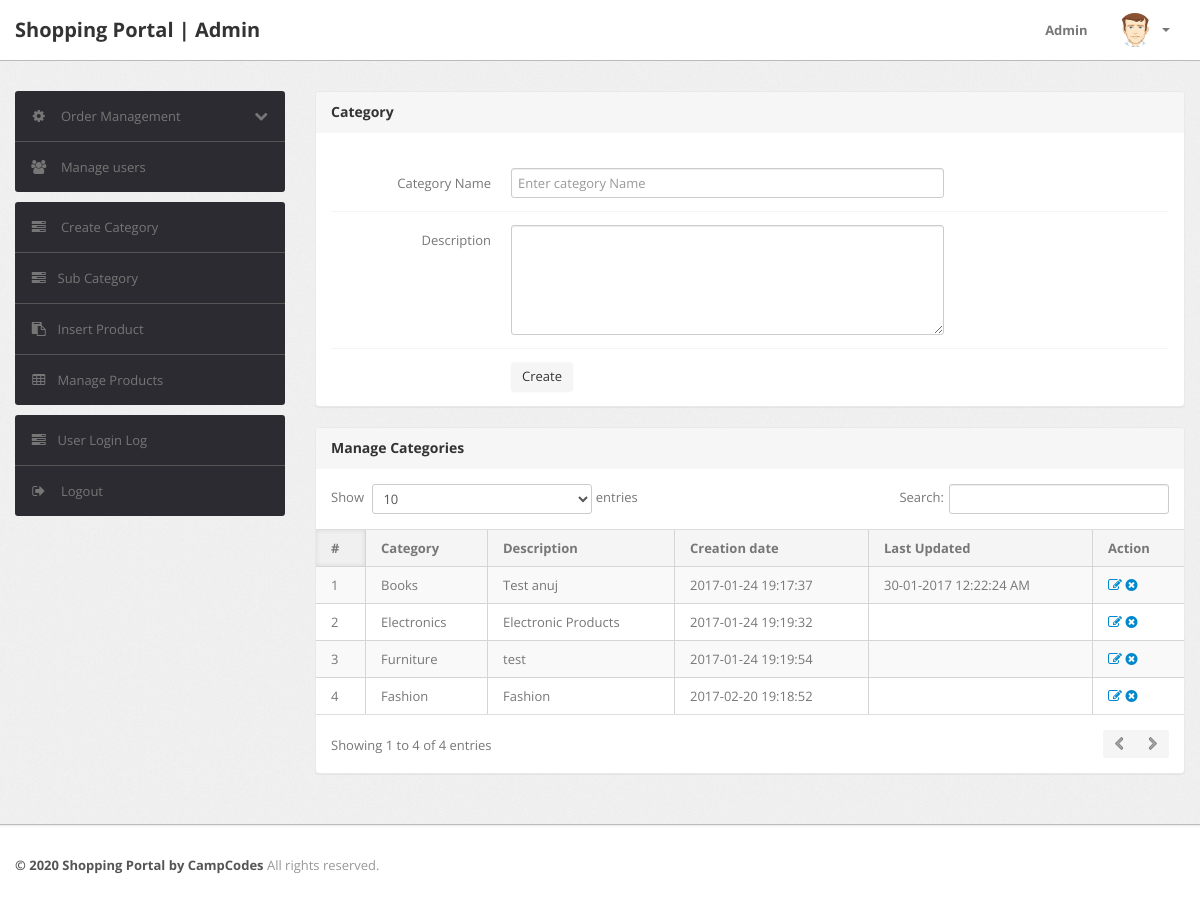
/admin/category.php (signed in), run on an earlier commit of the app's database.
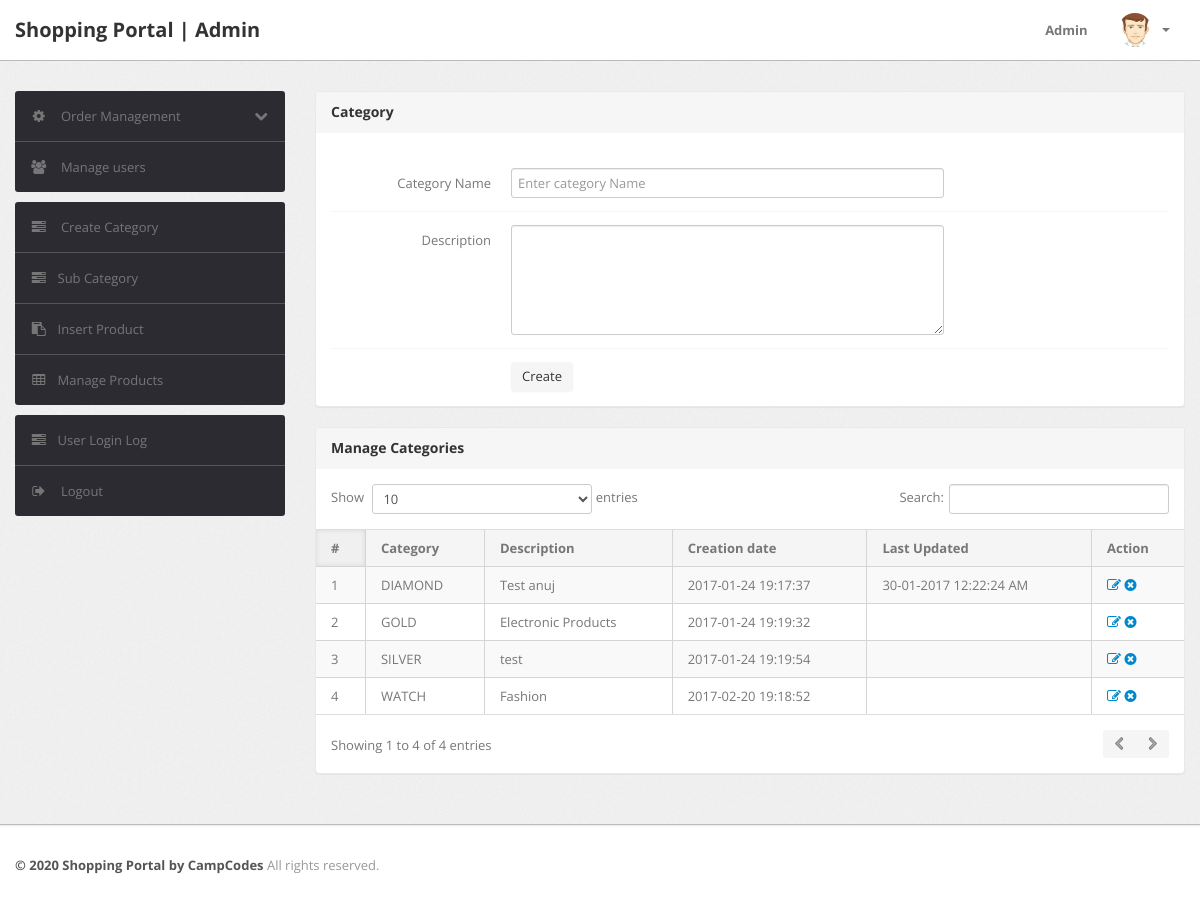
And on a later commit of the database.
### tables this page shows
CREATE TABLE `category` (
  `id` int(11) NOT NULL,
  `categoryName` varchar(255) DEFAULT NULL,
  `categoryDescription` longtext DEFAULT NULL,
  `creationDate` timestamp NOT NULL DEFAULT current_timestamp(),
  `updationDate` varchar(255) DEFAULT NULL
);

### admin/category.php (the view, shortened to what this page needs)
<?php
include('include/config.php');
if(strlen($_SESSION['alogin'])==0)
	{
header('location:index.php');
}
else{
?>
<!DOCTYPE html>
<html lang="en">
<head>
	<link type="text/css" href="bootstrap/css/bootstrap.min.css" rel="stylesheet">
	<link type="text/css" href="bootstrap/css/bootstrap-responsive.min.css" rel="stylesheet">
	<link type="text/css" href="css/theme.css" rel="stylesheet">
	<link type="text/css" href="images/icons/css/font-awesome.css" rel="stylesheet">
</head>
<body>
<?php include('include/header.php');?>
	<div class="wrapper">
		<div class="container">
			<div class="row">
<?php include('include/sidebar.php');?>
			<div class="span9">
					<div class="content">
						<div class="module">
							<div class="module-head">
								<h3>Category</h3>
							</div>
							<div class="module-body">
									<br />
			<form class="form-horizontal row-fluid" name="Category" method="post" >
<div class="control-group">
<label class="control-label" for="basicinput">Category Name</label>
<div class="controls">
<input type="text" placeholder="Enter category Name"  name="category" class="span8 tip" required>
</div>
</div>
<div class="control-group">
											<label class="control-label" for="basicinput">Description</label>
											<div class="controls">
												<textarea class="span8" name="description" rows="5"></textarea>
											</div>
										</div>
	<div class="control-group">
											<div class="controls">
												<button type="submit" name="submit" class="btn">Create</button>
											</div>
										</div>
									</form>
							</div>
						</div>
	<div class="module">
							<div class="module-head">
								<h3>Manage Categories</h3>
							</div>
							<div class="module-body table">
								<table cellpadding="0" cellspacing="0" border="0" class="datatable-1 table table-bordered table-striped	 display" width="100%">
									<thead>
										<tr>
											<th>#</th>
											<th>Category</th>
											<th>Description</th>
											<th>Creation date</th>
											<th>Last Updated</th>
											<th>Action</th>
										</tr>
									</thead>
									<tbody>
<?php $query=mysqli_query($con,"select * from category");
$cnt=1;
while($row=mysqli_fetch_array($query))
{
?>
										<tr>
											<td><?php echo htmlentities($cnt);?></td>
											<td><?php echo htmlentities($row['categoryName']);?></td>
											<td><?php echo htmlentities($row['categoryDescription']);?></td>
											<td> <?php echo htmlentities($row['creationDate']);?></td>
											<td><?php echo htmlentities($row['updationDate']);?></td>
											<td>
											<a href="edit-category.php?id=<?php echo $row['id']?>" ><i class="icon-edit"></i></a>
											<a href="category.php?id=<?php echo $row['id']?>&del=delete" onClick="return confirm('Are you sure you want to delete?')"><i class="icon-remove-sign"></i></a></td>
										</tr>
										<?php $cnt=$cnt+1; } ?>
								</table>
							</div>
						</div>
					</div>
				</div>
			</div>
		</div>
	</div>
<?php include('include/footer.php');?>
</body>
<?php } ?>

What changed in the data, as far as the page shows it:
changed category "Test anuj": categoryName "Books" → "DIAMOND"
changed category "Electronic Products": categoryName "Electronics" → "GOLD"
changed category "test": categoryName "Furniture" → "SILVER"
changed category "Fashion": categoryName "Fashion" → "WATCH"
